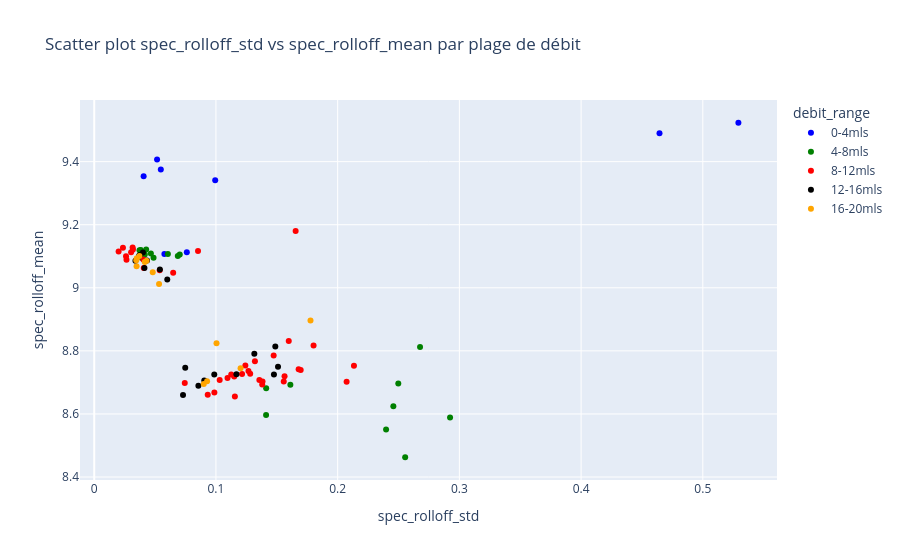

The cell this chart's notebook holds for it:
### Code cell
import pandas as pd
import plotly.express as px

# Charger les données
df = pd.read_csv("calibration_sounds_features.csv", sep=",")

# Bornes des plages
bins = [0, 4, 8, 12, 16, 20]
labels = ["0-4mls", "4-8mls", "8-12mls", "12-16mls", "16-20mls"]

# Variable catégorielle
df["debit_range"] = pd.cut(
    df["debit"],
    bins=bins,
    labels=labels,
    include_lowest=True
)

# Couleurs personnalisées (contrastées)
color_map = {
    "0-4mls": "blue",
    "4-8mls": "green",
    "8-12mls": "red",
    "12-16mls": "black",
    "16-20mls": "orange"   # 5e classe (si tu veux on peut aussi la garder rouge foncé)
}

# Scatter interactif
fig = px.scatter(
    df,
    x="spec_rolloff_std",
    y="spec_rolloff_mean",
    color="debit_range",
    color_discrete_map=color_map,
    hover_data={
        "debit": True,
        "mfcc12_mean": True,
        "mfcc9_mean": True
    },
    title="Scatter plot spec_rolloff_std vs spec_rolloff_mean par plage de débit"
)

fig.show()

### Figure 1 — Plotly figure (JSON) as saved in the notebook; plotly's stock layout.template omitted (floating-point values rounded to 4 significant figures)
{"data": [{"customdata": [[0.0, 5.117, 6.366], [0.0, 3.724, 7.379], [0.01, 8.622, 11.3], [0.01, 3.574, 3.417], [0.02, 5.916, 5.879], [0.03, 3.972, 4.932], [3.7, 1.577, 3.885], [4.0, -1.026, 4.23]], "hovertemplate": "debit_range=0-4mls<br>spec_rolloff_std=%{x}<br>spec_rolloff_mean=%{y}<br>debit=%{customdata[0]}<br>mfcc12_mean=%{customdata[1]}<br>mfcc9_mean=%{customdata[2]}<extra></extra>", "legendgroup": "0-4mls", "marker": {"color": "blue", "symbol": "circle"}, "mode": "markers", "name": "0-4mls", "orientation": "v", "showlegend": true, "type": "scatter", "x": [0.05471, 0.5292, 0.4644, 0.09939, 0.04058, 0.05163, 0.07606, 0.05764], "xaxis": "x", "y": [9.375, 9.523, 9.49, 9.341, 9.353, 9.407, 9.112, 9.107], "yaxis": "y"}, {"customdata": [[4.16, 3.08, 2.182], [4.34, 0.1848, 4.112], [4.362, 9.204, 7.667], [4.54, 2.212, 5.065], [4.99, -1.466, 4.999], [5.0, 1.71, 2.804], [5.0, 4.909, 19.33], [5.26, -1.688, 5.737], [5.464, 8.524, -3.9], [5.55, 2.128, 4.466], [5.777, 11.02, 3.158], [5.88, -0.001287, 4.053], [6.23, 4.416, 16.04], [6.25, 11.72, 10.71], [6.333, 4.606, 2.175], [6.45, -1.687, 2.943], [7.14, 0.3665, 0.7373], [7.34, 5.705, -1.54], [7.518, 8.653, 6.658]], "hovertemplate": "debit_range=4-8mls<br>spec_rolloff_std=%{x}<br>spec_rolloff_mean=%{y}<br>debit=%{customdata[0]}<br>mfcc12_mean=%{customdata[1]}<br>mfcc9_mean=%{customdata[2]}<extra></extra>", "legendgroup": "4-8mls", "marker": {"color": "green", "symbol": "circle"}, "mode": "markers", "name": "4-8mls", "orientation": "v", "showlegend": true, "type": "scatter", "x": [0.04654, 0.06866, 0.2923, 0.06051, 0.04872, 0.07026, 0.2554, 0.04155, 0.1412, 0.04265, 0.2498, 0.03828, 0.2398, 0.2457, 0.2677, 0.03917, 0.0372, 0.1611, 0.1413], "xaxis": "x", "y": [9.109, 9.101, 8.588, 9.107, 9.095, 9.105, 8.463, 9.106, 8.597, 9.121, 8.697, 9.12, 8.55, 8.624, 8.812, 9.095, 9.119, 8.693, 8.681], "yaxis": "y"}, {"customdata": [[8.246, 7.85, -0.7967], [8.609, 7.778, -6.518], [8.753, 4.185, -3.7], [8.81, 6.127, -1.285], [8.82, 0.7157, 3.733], [9.03, 0.6362, 3.777], [9.05, -7.867, -16.92], [9.074, 8.921, -6.498], [9.09, 9.534, 1.628], [9.099, 4.31, 8.668], [9.3, 3.502, -12.91], [9.383, 7.271, -3.504], [9.615, 5.03, -10.67], [9.98, 2.305, -3.317], [9.99, 7.351, 2.697], [9.99, -1.263, 4.844], [10.0, 0.1723, 2.983], [10.39, 3.236, -15.98], [10.47, 3.921, -6.097], [10.5, 8.049, -4.169], [10.59, 5.321, -8.94], [10.66, 4.08, 2.092], [10.73, -2.263, -9.974], [10.75, 8.993, -5.366], [10.93, -3.693, -8.887], [10.95, 6.003, -7.966], [10.97, 7.61, -1.852], [11.0, -13.37, -19.66], [11.01, -1.447, -11.57], [11.1, -2.327, -14.61], [11.11, 1.586, 1.025], [11.11, 0.8828, -5.637], [11.18, 4.997, -8.229], [11.19, 6.776, -11.32], [11.7, -6.621, -10.99], [11.79, -1.658, -10.25], [11.83, 1.342, -11.2], [11.83, 2.0, -10.16]], "hovertemplate": "debit_range=8-12mls<br>spec_rolloff_std=%{x}<br>spec_rolloff_mean=%{y}<br>debit=%{customdata[0]}<br>mfcc12_mean=%{customdata[1]}<br>mfcc9_mean=%{customdata[2]}<extra></extra>", "legendgroup": "8-12mls", "marker": {"color": "red", "symbol": "circle"}, "mode": "markers", "name": "8-12mls", "orientation": "v", "showlegend": true, "type": "scatter", "x": [0.1281, 0.1031, 0.1267, 0.1242, 0.03155, 0.0318, 0.02611, 0.1155, 0.2134, 0.2073, 0.08527, 0.1357, 0.04035, 0.06485, 0.1557, 0.1655, 0.03029, 0.1383, 0.1802, 0.1679, 0.1095, 0.02359, 0.09324, 0.138, 0.1598, 0.1564, 0.1474, 0.02649, 0.115, 0.04069, 0.02001, 0.1126, 0.1215, 0.0987, 0.07438, 0.1696, 0.132, 0.05377], "xaxis": "x", "y": [8.727, 8.707, 8.736, 8.754, 9.128, 9.122, 9.1, 8.656, 8.752, 8.702, 9.117, 8.708, 9.09, 9.048, 8.703, 9.18, 9.113, 8.703, 8.817, 8.742, 8.714, 9.127, 8.661, 8.694, 8.832, 8.719, 8.786, 9.089, 8.719, 9.063, 9.115, 8.725, 8.726, 8.668, 8.698, 8.739, 8.767, 9.056], "yaxis": "y"}, {"customdata": [[12.13, -7.296, -8.526], [12.5, 2.729, -16.4], [12.89, -2.851, -9.426], [13.0, -5.04, -12.59], [13.33, -7.981, -10.15], [13.42, -1.961, -10.85], [13.48, -2.714, -16.15], [13.61, -6.518, -19.57], [13.69, -3.09, -17.0], [14.06, -4.924, -19.46], [14.29, -15.23, -19.29], [14.66, -5.0, -18.74], [14.77, -10.73, -14.71], [14.97, 3.357, -2.605], [15.11, -8.324, -9.116], [15.35, -5.943, -11.33], [15.85, -15.0, -20.23], [15.87, -7.637, -19.22]], "hovertemplate": "debit_range=12-16mls<br>spec_rolloff_std=%{x}<br>spec_rolloff_mean=%{y}<br>debit=%{customdata[0]}<br>mfcc12_mean=%{customdata[1]}<br>mfcc9_mean=%{customdata[2]}<extra></extra>", "legendgroup": "12-16mls", "marker": {"color": "black", "symbol": "circle"}, "mode": "markers", "name": "12-16mls", "orientation": "v", "showlegend": true, "type": "scatter", "x": [0.07477, 0.03703, 0.1168, 0.1488, 0.08557, 0.151, 0.09862, 0.03729, 0.05394, 0.04003, 0.04124, 0.04335, 0.1476, 0.1315, 0.07294, 0.09041, 0.03387, 0.06001], "xaxis": "x", "y": [8.746, 9.102, 8.726, 8.814, 8.69, 8.749, 8.725, 9.104, 9.058, 9.112, 9.063, 9.086, 8.725, 8.791, 8.66, 8.706, 9.086, 9.026], "yaxis": "y"}, {"customdata": [[16.05, -16.66, -19.99], [16.53, -13.31, -19.9], [16.67, -11.48, -8.963], [17.11, 4.159, -3.747], [17.76, -15.05, -20.87], [18.35, -14.9, -19.07], [18.51, -14.03, -18.8], [18.52, -11.71, -8.65], [18.8, -15.54, -19.66], [18.87, -17.2, -17.64], [19.12, -14.26, -18.49], [19.26, 2.718, 0.007008], [19.76, -15.9, -10.15]], "hovertemplate": "debit_range=16-20mls<br>spec_rolloff_std=%{x}<br>spec_rolloff_mean=%{y}<br>debit=%{customdata[0]}<br>mfcc12_mean=%{customdata[1]}<br>mfcc9_mean=%{customdata[2]}<extra></extra>", "legendgroup": "16-20mls", "marker": {"color": "orange", "symbol": "circle"}, "mode": "markers", "name": "16-20mls", "orientation": "v", "showlegend": true, "type": "scatter", "x": [0.03479, 0.04298, 0.08999, 0.1005, 0.0349, 0.03455, 0.05326, 0.1202, 0.04148, 0.04805, 0.03712, 0.1777, 0.09271], "xaxis": "x", "y": [9.068, 9.086, 8.695, 8.824, 9.094, 9.088, 9.012, 8.745, 9.082, 9.05, 9.101, 8.896, 8.703], "yaxis": "y"}], "layout": {"legend": {"title": {"text": "debit_range"}, "tracegroupgap": 0}, "title": {"text": "Scatter plot spec_rolloff_std vs spec_rolloff_mean par plage de débit"}, "xaxis": {"anchor": "y", "domain": [0, 1], "title": {"text": "spec_rolloff_std"}}, "yaxis": {"anchor": "x", "domain": [0, 1], "title": {"text": "spec_rolloff_mean"}}}}
